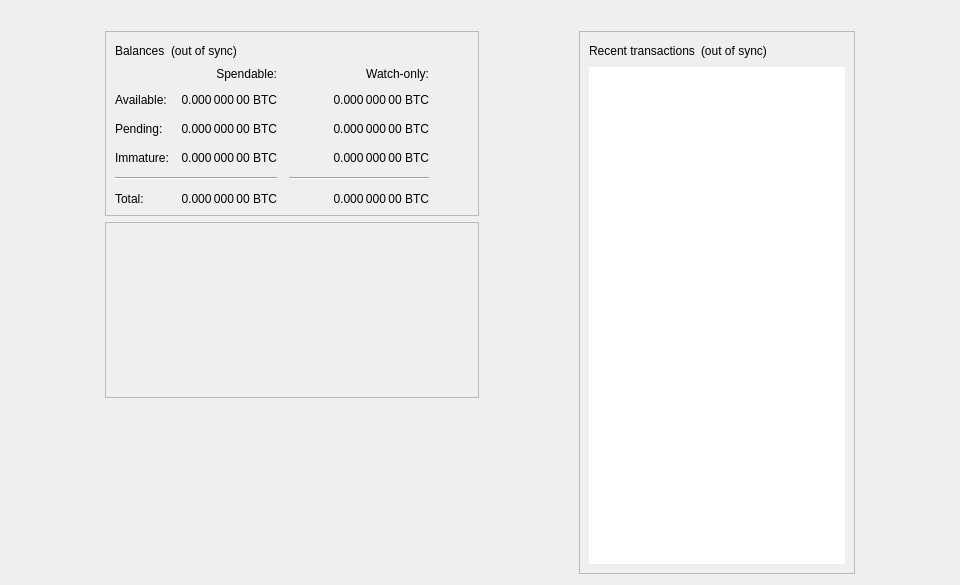
<?xml version="1.0" encoding="UTF-8"?>
<ui version="4.0">
 <class>OverviewPage</class>
 <widget class="QWidget" name="OverviewPage">
  <property name="geometry">
   <rect>
    <x>0</x>
    <y>0</y>
    <width>960</width>
    <height>585</height>
   </rect>
  </property>
  <property name="minimumSize">
   <size>
    <width>960</width>
    <height>0</height>
   </size>
  </property>
  <property name="windowTitle">
   <string>Form</string>
  </property>
  <layout class="QVBoxLayout" name="topLayout">
   <item>
    <widget class="QLabel" name="labelAlerts">
     <property name="visible">
      <bool>false</bool>
     </property>
     <property name="wordWrap">
      <bool>true</bool>
     </property>
     <property name="margin">
      <number>3</number>
     </property>
     <property name="textInteractionFlags">
      <set>Qt::TextSelectableByMouse</set>
     </property>
    </widget>
   </item>
   <item>
    <layout class="QHBoxLayout" name="horizontalLayout" stretch="1,0,1,0,1">
     <item>
      <spacer name="horizontalSpacerLeft">
       <property name="orientation">
        <enum>Qt::Horizontal</enum>
       </property>
       <property name="sizeType">
        <enum>QSizePolicy::Preferred</enum>
       </property>
       <property name="sizeHint" stdset="0">
        <size>
         <width>10</width>
         <height>20</height>
        </size>
       </property>
      </spacer>
     </item>
     <item>
      <layout class="QVBoxLayout" name="verticalLayout_2">
       <item>
        <widget class="QFrame" name="frame">
         <property name="frameShape">
          <enum>QFrame::StyledPanel</enum>
         </property>
         <property name="frameShadow">
          <enum>QFrame::Raised</enum>
         </property>
         <layout class="QVBoxLayout" name="verticalLayout_4">
          <item>
           <layout class="QHBoxLayout" name="horizontalLayout_4">
            <item>
             <widget class="QLabel" name="label_5">
              <property name="text">
               <string>Balances</string>
              </property>
             </widget>
            </item>
            <item>
             <widget class="QLabel" name="labelWalletStatus">
              <property name="toolTip">
               <string>The displayed information may be out of date. Your wallet automatically synchronizes with the BLOCX network after a connection is established, but this process has not completed yet.</string>
              </property>
              <property name="text">
               <string notr="true">(out of sync)</string>
              </property>
              <property name="alignment">
               <set>Qt::AlignLeading|Qt::AlignLeft|Qt::AlignVCenter</set>
              </property>
             </widget>
            </item>
            <item>
             <spacer name="horizontalSpacer_3">
              <property name="orientation">
               <enum>Qt::Horizontal</enum>
              </property>
              <property name="sizeHint" stdset="0">
               <size>
                <width>40</width>
                <height>20</height>
               </size>
              </property>
             </spacer>
            </item>
           </layout>
          </item>
          <item>
           <layout class="QGridLayout" name="gridLayout">
            <property name="spacing">
             <number>12</number>
            </property>
            <item row="2" column="2">
             <widget class="QLabel" name="labelWatchPending">
              <property name="cursor">
               <cursorShape>IBeamCursor</cursorShape>
              </property>
              <property name="toolTip">
               <string>Unconfirmed transactions to watch-only addresses</string>
              </property>
              <property name="text">
               <string notr="true">0.000 000 00 BTC</string>
              </property>
              <property name="alignment">
               <set>Qt::AlignRight|Qt::AlignTrailing|Qt::AlignVCenter</set>
              </property>
              <property name="textInteractionFlags">
               <set>Qt::LinksAccessibleByMouse|Qt::TextSelectableByKeyboard|Qt::TextSelectableByMouse</set>
              </property>
             </widget>
            </item>
            <item row="2" column="1">
             <widget class="QLabel" name="labelUnconfirmed">
              <property name="cursor">
               <cursorShape>IBeamCursor</cursorShape>
              </property>
              <property name="toolTip">
               <string>Total of transactions that have yet to be confirmed, and do not yet count toward the spendable balance</string>
              </property>
              <property name="text">
               <string notr="true">0.000 000 00 BTC</string>
              </property>
              <property name="alignment">
               <set>Qt::AlignRight|Qt::AlignTrailing|Qt::AlignVCenter</set>
              </property>
              <property name="textInteractionFlags">
               <set>Qt::LinksAccessibleByMouse|Qt::TextSelectableByKeyboard|Qt::TextSelectableByMouse</set>
              </property>
             </widget>
            </item>
            <item row="3" column="2">
             <widget class="QLabel" name="labelWatchImmature">
              <property name="cursor">
               <cursorShape>IBeamCursor</cursorShape>
              </property>
              <property name="toolTip">
               <string>Mined balance in watch-only addresses that has not yet matured</string>
              </property>
              <property name="text">
               <string notr="true">0.000 000 00 BTC</string>
              </property>
              <property name="alignment">
               <set>Qt::AlignRight|Qt::AlignTrailing|Qt::AlignVCenter</set>
              </property>
              <property name="textInteractionFlags">
               <set>Qt::LinksAccessibleByMouse|Qt::TextSelectableByKeyboard|Qt::TextSelectableByMouse</set>
              </property>
             </widget>
            </item>
            <item row="4" column="0" colspan="2">
             <widget class="Line" name="lineSpendableBalance">
              <property name="orientation">
               <enum>Qt::Horizontal</enum>
              </property>
             </widget>
            </item>
            <item row="4" column="2">
             <widget class="Line" name="lineWatchBalance">
              <property name="sizePolicy">
               <sizepolicy hsizetype="Preferred" vsizetype="Fixed">
                <horstretch>0</horstretch>
                <verstretch>0</verstretch>
               </sizepolicy>
              </property>
              <property name="minimumSize">
               <size>
                <width>140</width>
                <height>0</height>
               </size>
              </property>
              <property name="orientation">
               <enum>Qt::Horizontal</enum>
              </property>
             </widget>
            </item>
            <item row="5" column="0">
             <widget class="QLabel" name="labelTotalText">
              <property name="text">
               <string>Total:</string>
              </property>
             </widget>
            </item>
            <item row="3" column="1">
             <widget class="QLabel" name="labelImmature">
              <property name="cursor">
               <cursorShape>IBeamCursor</cursorShape>
              </property>
              <property name="toolTip">
               <string>Mined balance that has not yet matured</string>
              </property>
              <property name="text">
               <string notr="true">0.000 000 00 BTC</string>
              </property>
              <property name="alignment">
               <set>Qt::AlignRight|Qt::AlignTrailing|Qt::AlignVCenter</set>
              </property>
              <property name="textInteractionFlags">
               <set>Qt::LinksAccessibleByMouse|Qt::TextSelectableByKeyboard|Qt::TextSelectableByMouse</set>
              </property>
             </widget>
            </item>
            <item row="2" column="3">
             <spacer name="horizontalSpacer_2">
              <property name="orientation">
               <enum>Qt::Horizontal</enum>
              </property>
              <property name="sizeHint" stdset="0">
               <size>
                <width>40</width>
                <height>20</height>
               </size>
              </property>
             </spacer>
            </item>
            <item row="3" column="0">
             <widget class="QLabel" name="labelImmatureText">
              <property name="text">
               <string>Immature:</string>
              </property>
             </widget>
            </item>
            <item row="5" column="1">
             <widget class="QLabel" name="labelTotal">
              <property name="cursor">
               <cursorShape>IBeamCursor</cursorShape>
              </property>
              <property name="toolTip">
               <string>Your current total balance</string>
              </property>
              <property name="text">
               <string notr="true">0.000 000 00 BTC</string>
              </property>
              <property name="alignment">
               <set>Qt::AlignRight|Qt::AlignTrailing|Qt::AlignVCenter</set>
              </property>
              <property name="textInteractionFlags">
               <set>Qt::LinksAccessibleByMouse|Qt::TextSelectableByKeyboard|Qt::TextSelectableByMouse</set>
              </property>
             </widget>
            </item>
            <item row="5" column="2">
             <widget class="QLabel" name="labelWatchTotal">
              <property name="cursor">
               <cursorShape>IBeamCursor</cursorShape>
              </property>
              <property name="toolTip">
               <string>Current total balance in watch-only addresses</string>
              </property>
              <property name="text">
               <string notr="true">0.000 000 00 BTC</string>
              </property>
              <property name="alignment">
               <set>Qt::AlignRight|Qt::AlignTrailing|Qt::AlignVCenter</set>
              </property>
              <property name="textInteractionFlags">
               <set>Qt::LinksAccessibleByMouse|Qt::TextSelectableByKeyboard|Qt::TextSelectableByMouse</set>
              </property>
             </widget>
            </item>
            <item row="0" column="2">
             <widget class="QLabel" name="labelWatchonly">
              <property name="text">
               <string>Watch-only:</string>
              </property>
              <property name="alignment">
               <set>Qt::AlignRight|Qt::AlignTrailing|Qt::AlignVCenter</set>
              </property>
             </widget>
            </item>
            <item row="1" column="0">
             <widget class="QLabel" name="labelBalanceText">
              <property name="text">
               <string>Available:</string>
              </property>
             </widget>
            </item>
            <item row="1" column="1">
             <widget class="QLabel" name="labelBalance">
              <property name="cursor">
               <cursorShape>IBeamCursor</cursorShape>
              </property>
              <property name="toolTip">
               <string>Your current spendable balance</string>
              </property>
              <property name="text">
               <string notr="true">0.000 000 00 BTC</string>
              </property>
              <property name="alignment">
               <set>Qt::AlignRight|Qt::AlignTrailing|Qt::AlignVCenter</set>
              </property>
              <property name="textInteractionFlags">
               <set>Qt::LinksAccessibleByMouse|Qt::TextSelectableByKeyboard|Qt::TextSelectableByMouse</set>
              </property>
             </widget>
            </item>
            <item row="1" column="2">
             <widget class="QLabel" name="labelWatchAvailable">
              <property name="cursor">
               <cursorShape>IBeamCursor</cursorShape>
              </property>
              <property name="toolTip">
               <string>Your current balance in watch-only addresses</string>
              </property>
              <property name="text">
               <string notr="true">0.000 000 00 BTC</string>
              </property>
              <property name="alignment">
               <set>Qt::AlignRight|Qt::AlignTrailing|Qt::AlignVCenter</set>
              </property>
              <property name="textInteractionFlags">
               <set>Qt::LinksAccessibleByMouse|Qt::TextSelectableByKeyboard|Qt::TextSelectableByMouse</set>
              </property>
             </widget>
            </item>
            <item row="2" column="0">
             <widget class="QLabel" name="labelPendingText">
              <property name="text">
               <string>Pending:</string>
              </property>
             </widget>
            </item>
            <item row="0" column="1">
             <widget class="QLabel" name="labelSpendable">
              <property name="text">
               <string>Spendable:</string>
              </property>
              <property name="alignment">
               <set>Qt::AlignRight|Qt::AlignTrailing|Qt::AlignVCenter</set>
              </property>
             </widget>
            </item>
           </layout>
          </item>
         </layout>
        </widget>
       </item>
       <item>
        <widget class="QFrame" name="frameCoinJoin">
         <property name="layoutDirection">
          <enum>Qt::LeftToRight</enum>
         </property>
         <property name="frameShape">
          <enum>QFrame::StyledPanel</enum>
         </property>
         <property name="frameShadow">
          <enum>QFrame::Raised</enum>
         </property>
         <layout class="QVBoxLayout" name="VerticalLayout_PS1">
          <item>
           <layout class="QHBoxLayout" name="horizontalLayout_5">
            <!-- <item>
             <widget class="QLabel" name="labelCoinJoinHeader">
              <property name="text">
               <string notr="true">CoinJoin</string>
              </property>
             </widget>
            </item>
            <item>
             <widget class="QLabel" name="labelCoinJoinSyncStatus">
              <property name="toolTip">
               <string>The displayed information may be out of date. Your wallet automatically synchronizes with the BLOCX network after a connection is established, but this process has not completed yet.</string>
              </property>
              <property name="text">
               <string notr="true">(out of sync)</string>
              </property>
              <property name="alignment">
               <set>Qt::AlignLeading|Qt::AlignLeft|Qt::AlignVCenter</set>
              </property>
             </widget>
            </item> -->
            <item>
             <spacer name="horizontalSpacer_4">
              <property name="orientation">
               <enum>Qt::Horizontal</enum>
              </property>
              <property name="sizeHint" stdset="0">
               <size>
                <width>40</width>
                <height>20</height>
               </size>
              </property>
             </spacer>
            </item>
           </layout>
          </item>
          <!-- <item>
           <layout class="QFormLayout" name="coinJoinFormLayout">
            <property name="fieldGrowthPolicy">
             <enum>QFormLayout::AllNonFixedFieldsGrow</enum>
            </property>
            <property name="horizontalSpacing">
             <number>11</number>
            </property>
            <property name="verticalSpacing">
             <number>12</number>
            </property>
            <item row="0" column="0">
             <widget class="QLabel" name="labelCoinJoinEnabledText">
              <property name="text">
               <string>Status:</string>
              </property>
             </widget>
            </item>
            <item row="0" column="1">
             <widget class="QLabel" name="labelCoinJoinEnabled">
              <property name="text">
               <string>Enabled/Disabled</string>
              </property>
             </widget>
            </item>
            <item row="1" column="0">
             <widget class="QLabel" name="labelCompletitionText">
              <property name="text">
               <string>Completion:</string>
              </property>
             </widget>
            </item>
            <item row="1" column="1">
             <widget class="QProgressBar" name="coinJoinProgress">
              <property name="maximumSize">
               <size>
                <width>154</width>
                <height>16777215</height>
               </size>
              </property>
              <property name="value">
               <number>0</number>
              </property>
             </widget>
            </item>
            <item row="2" column="0">
             <widget class="QLabel" name="labelAnonymizedText">
              <property name="text">
               <string notr="true">CoinJoin Balance:</string>
              </property>
             </widget>
            </item>
            <item row="2" column="1">
             <widget class="QLabel" name="labelAnonymized">
              <property name="text">
               <string notr="true">0 BLOCX</string>
              </property>
             </widget>
            </item>
            <item row="3" column="0">
             <widget class="QLabel" name="labelAmountAndRoundsText">
              <property name="text">
               <string>Amount and Rounds:</string>
              </property>
             </widget>
            </item>
            <item row="3" column="1">
             <widget class="QLabel" name="labelAmountRounds">
              <property name="text">
               <string>0 BLOCX / 0 Rounds</string>
              </property>
             </widget>
            </item>
            <item row="4" column="0">
             <widget class="QLabel" name="labelSubmittedDenomText">
              <property name="text">
               <string>Submitted Denom:</string>
              </property>
             </widget>
            </item>
            <item row="4" column="1">
             <widget class="QLabel" name="labelSubmittedDenom">
              <property name="toolTip">
               <string>The denominations you submitted to the Masternode.&lt;br&gt;To mix, other users must submit the exact same denominations.</string>
              </property>
              <property name="text">
               <string>n/a</string>
              </property>
              <property name="wordWrap">
               <bool>true</bool>
              </property>
             </widget>
            </item>
           </layout> 
          </item> -->
          <item>
           <layout class="QVBoxLayout" name="VerticalLayout_PS">
            <item>
             <layout class="QHBoxLayout" name="horizontalLayout_3">
              <property name="topMargin">
               <number>0</number>
              </property>
              <item>
               <spacer name="horizontalSpacer_5">
                <property name="orientation">
                 <enum>Qt::Horizontal</enum>
                </property>
                <property name="sizeHint" stdset="0">
                 <size>
                  <width>40</width>
                  <height>20</height>
                 </size>
                </property>
               </spacer>
              </item>
              <!-- <item>
               <widget class="QPushButton" name="toggleCoinJoin">
                <property name="sizePolicy">
                 <sizepolicy hsizetype="MinimumExpanding" vsizetype="Fixed">
                  <horstretch>0</horstretch>
                  <verstretch>0</verstretch>
                 </sizepolicy>
                </property>
                <property name="text">
                 <string>Start/Stop Mixing</string>
                </property>
               </widget>
              </item> -->
              <item>
               <spacer name="horizontalSpacer_6">
                <property name="orientation">
                 <enum>Qt::Horizontal</enum>
                </property>
                <property name="sizeHint" stdset="0">
                 <size>
                  <width>40</width>
                  <height>20</height>
                 </size>
                </property>
               </spacer>
              </item>
             </layout>
            </item>
            <item>
             <spacer name="verticalSpacer_3">
              <property name="orientation">
               <enum>Qt::Vertical</enum>
              </property>
              <property name="sizeHint" stdset="0">
               <size>
                <width>20</width>
                <height>40</height>
               </size>
              </property>
             </spacer>
            </item>
           </layout>
          </item>
         </layout>
        </widget>
       </item>
       <item>
        <spacer name="verticalSpacer">
         <property name="orientation">
          <enum>Qt::Vertical</enum>
         </property>
         <property name="sizeHint" stdset="0">
          <size>
           <width>20</width>
           <height>40</height>
          </size>
         </property>
        </spacer>
       </item>
      </layout>
     </item>
     <item>
      <spacer name="horizontalSpacerCenter">
       <property name="orientation">
        <enum>Qt::Horizontal</enum>
       </property>
       <property name="sizeHint" stdset="0">
        <size>
         <width>10</width>
         <height>20</height>
        </size>
       </property>
      </spacer>
     </item>
     <item>
      <layout class="QVBoxLayout" name="verticalLayout_3">
       <item>
        <widget class="QFrame" name="frame_2">
         <property name="frameShape">
          <enum>QFrame::StyledPanel</enum>
         </property>
         <property name="frameShadow">
          <enum>QFrame::Raised</enum>
         </property>
         <layout class="QVBoxLayout" name="verticalLayout">
          <item>
           <layout class="QHBoxLayout" name="horizontalLayout_2">
            <item>
             <widget class="QLabel" name="label_4">
              <property name="text">
               <string>Recent transactions</string>
              </property>
             </widget>
            </item>
            <item>
             <widget class="QLabel" name="labelTransactionsStatus">
              <property name="toolTip">
               <string>The displayed information may be out of date. Your wallet automatically synchronizes with the BLOCX network after a connection is established, but this process has not completed yet.</string>
              </property>
              <property name="text">
               <string notr="true">(out of sync)</string>
              </property>
              <property name="alignment">
               <set>Qt::AlignLeading|Qt::AlignLeft|Qt::AlignVCenter</set>
              </property>
             </widget>
            </item>
            <item>
             <spacer name="horizontalSpacer">
              <property name="orientation">
               <enum>Qt::Horizontal</enum>
              </property>
              <property name="sizeHint" stdset="0">
               <size>
                <width>40</width>
                <height>20</height>
               </size>
              </property>
             </spacer>
            </item>
           </layout>
          </item>
          <item>
           <widget class="QListView" name="listTransactions">
            <property name="frameShape">
             <enum>QFrame::NoFrame</enum>
            </property>
            <property name="verticalScrollBarPolicy">
             <enum>Qt::ScrollBarAlwaysOff</enum>
            </property>
            <property name="horizontalScrollBarPolicy">
             <enum>Qt::ScrollBarAlwaysOff</enum>
            </property>
            <property name="selectionMode">
             <enum>QAbstractItemView::NoSelection</enum>
            </property>
           </widget>
          </item>
         </layout>
        </widget>
       </item>
      </layout>
     </item>
     <item>
      <spacer name="horizontalSpacerRight">
       <property name="orientation">
        <enum>Qt::Horizontal</enum>
       </property>
       <property name="sizeType">
        <enum>QSizePolicy::Preferred</enum>
       </property>
       <property name="sizeHint" stdset="0">
        <size>
         <width>10</width>
         <height>20</height>
        </size>
       </property>
      </spacer>
     </item>
    </layout>
   </item>
  </layout>
 </widget>
 <resources/>
 <connections/>
</ui>
